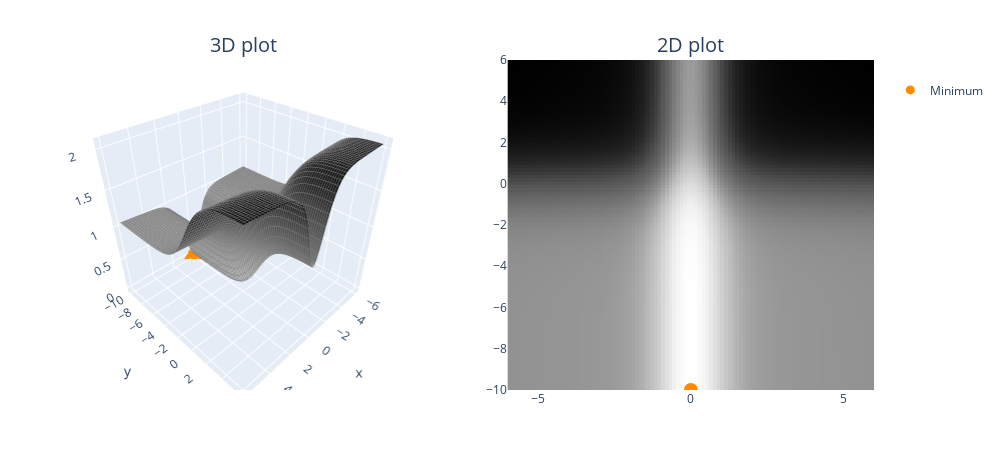

Notebook code cell kept with this figure:
### Markdown cell above
## Visualising optimization with pathological curvatures

A pathological curvature is a type of surface that is similar to ravines and is particularly tricky for plain SGD optimization. In words, pathological curvatures typically have a steep gradient in one direction with an optimum at the center, while in a second direction we have a slower gradient towards a (global) optimum. Let’s first create an example surface of this and visualize it. The code below creates 2 visualizations (3D and 2D) and also adds the minimum point to the plot (note this is the min in the visible region, not the global minimum).

### Code cell
def pathological_curve_loss(x: Tensor, y: Tensor):
    # Example of a pathological curvature. There are many more possible, feel free to experiment here!
    x_loss = t.tanh(x) ** 2 + 0.01 * t.abs(x)
    y_loss = t.sigmoid(y)
    return x_loss + y_loss


plot_fn(pathological_curve_loss, min_points=[(0, "y_min")])

### Figure 1 — Plotly figure (JSON) as saved in the notebook; plotly's stock layout.template omitted (floating-point values rounded to 4 significant figures; data arrays with more than 128 entries replaced by an {"elided": "..."} marker saying what was removed)
{"data": [{"colorscale": [[0, "rgb(255,255,255)"], [0.125, "rgb(240,240,240)"], [0.25, "rgb(217,217,217)"], [0.375, "rgb(189,189,189)"], [0.5, "rgb(150,150,150)"], [0.625, "rgb(115,115,115)"], [0.75, "rgb(82,82,82)"], [0.875, "rgb(37,37,37)"], [1, "rgb(0,0,0)"]], "contours": {"x": {"color": "grey", "end": 6, "show": true, "size": 0.2, "start": -6}, "y": {"color": "grey", "end": 6, "show": true, "size": 0.2, "start": -10}}, "hovertemplate": "<b>x</b> = %{x:.2f}<br><b>y</b> = %{y:.2f}<br><b>z</b> = %{z:.2f}</b>", "scene": "scene", "showscale": false, "type": "surface", "x": [-6.0, -5.879, -5.758, -5.636, -5.515, -5.394, -5.273, -5.152, -5.03, -4.909, -4.788, -4.667, -4.545, -4.424, -4.303, -4.182, -4.061, -3.939, -3.818, -3.697, -3.576, -3.455, -3.333, -3.212, -3.091, -2.97, -2.848, -2.727, -2.606, -2.485, -2.364, -2.242, -2.121, -2.0, -1.879, -1.758, -1.636, -1.515, -1.394, -1.273, -1.152, -1.03, -0.9091, -0.7879, -0.6667, -0.5455, -0.4242, -0.303, -0.1818, -0.06061, 0.06061, 0.1818, 0.303, 0.4242, 0.5455, 0.6667, 0.7879, 0.9091, 1.03, 1.152, 1.273, 1.394, 1.515, 1.636, 1.758, 1.879, 2.0, 2.121, 2.242, 2.364, 2.485, 2.606, 2.727, 2.848, 2.97, 3.091, 3.212, 3.333, 3.455, 3.576, 3.697, 3.818, 3.939, 4.061, 4.182, 4.303, 4.424, 4.545, 4.667, 4.788, 4.909, 5.03, 5.152, 5.273, 5.394, 5.515, 5.636, 5.758, 5.879, 6.0], "y": [-10.0, -9.838, -9.677, -9.515, -9.354, -9.192, -9.03, -8.869, -8.707, -8.545, -8.384, -8.222, -8.061, -7.899, -7.737, -7.576, -7.414, -7.253, -7.091, -6.929, -6.768, -6.606, -6.444, -6.283, -6.121, -5.96, -5.798, -5.636, -5.475, -5.313, -5.152, -4.99, -4.828, -4.667, -4.505, -4.343, -4.182, -4.02, -3.859, -3.697, -3.535, -3.374, -3.212, -3.051, -2.889, -2.727, -2.566, -2.404, -2.242, -2.081, -1.919, -1.758, -1.596, -1.434, -1.273, -1.111, -0.9495, -0.7879, -0.6263, -0.4646, -0.303, -0.1414, 0.0202, 0.1818, 0.3434, 0.5051, 0.6667, 0.8283, 0.9899, 1.152, 1.313, 1.475, 1.636, 1.798, 1.96, 2.121, 2.283, 2.444, 2.606, 2.768, 2.929, 3.091, 3.253, 3.414, 3.576, 3.737, 3.899, 4.061, 4.222, 4.384, 4.545, 4.707, 4.869, 5.03, 5.192, 5.354, 5.515, 5.677, 5.838, 6.0], "z": {"elided": "100x100 float values"}}, {"colorscale": [[0, "rgb(255,255,255)"], [0.125, "rgb(240,240,240)"], [0.25, "rgb(217,217,217)"], [0.375, "rgb(189,189,189)"], [0.5, "rgb(150,150,150)"], [0.625, "rgb(115,115,115)"], [0.75, "rgb(82,82,82)"], [0.875, "rgb(37,37,37)"], [1, "rgb(0,0,0)"]], "customdata": {"elided": "100x100 float values"}, "hovertemplate": "<b>x</b> = %{x:.2f}<br><b>y</b> = %{y:.2f}<br><b>z</b> = %{customdata:.2f}</b>", "showscale": false, "type": "heatmap", "x": [-6.0, -5.879, -5.758, -5.636, -5.515, -5.394, -5.273, -5.152, -5.03, -4.909, -4.788, -4.667, -4.545, -4.424, -4.303, -4.182, -4.061, -3.939, -3.818, -3.697, -3.576, -3.455, -3.333, -3.212, -3.091, -2.97, -2.848, -2.727, -2.606, -2.485, -2.364, -2.242, -2.121, -2.0, -1.879, -1.758, -1.636, -1.515, -1.394, -1.273, -1.152, -1.03, -0.9091, -0.7879, -0.6667, -0.5455, -0.4242, -0.303, -0.1818, -0.06061, 0.06061, 0.1818, 0.303, 0.4242, 0.5455, 0.6667, 0.7879, 0.9091, 1.03, 1.152, 1.273, 1.394, 1.515, 1.636, 1.758, 1.879, 2.0, 2.121, 2.242, 2.364, 2.485, 2.606, 2.727, 2.848, 2.97, 3.091, 3.212, 3.333, 3.455, 3.576, 3.697, 3.818, 3.939, 4.061, 4.182, 4.303, 4.424, 4.545, 4.667, 4.788, 4.909, 5.03, 5.152, 5.273, 5.394, 5.515, 5.636, 5.758, 5.879, 6.0], "xaxis": "x", "y": [-10.0, -9.838, -9.677, -9.515, -9.354, -9.192, -9.03, -8.869, -8.707, -8.545, -8.384, -8.222, -8.061, -7.899, -7.737, -7.576, -7.414, -7.253, -7.091, -6.929, -6.768, -6.606, -6.444, -6.283, -6.121, -5.96, -5.798, -5.636, -5.475, -5.313, -5.152, -4.99, -4.828, -4.667, -4.505, -4.343, -4.182, -4.02, -3.859, -3.697, -3.535, -3.374, -3.212, -3.051, -2.889, -2.727, -2.566, -2.404, -2.242, -2.081, -1.919, -1.758, -1.596, -1.434, -1.273, -1.111, -0.9495, -0.7879, -0.6263, -0.4646, -0.303, -0.1414, 0.0202, 0.1818, 0.3434, 0.5051, 0.6667, 0.8283, 0.9899, 1.152, 1.313, 1.475, 1.636, 1.798, 1.96, 2.121, 2.283, 2.444, 2.606, 2.768, 2.929, 3.091, 3.253, 3.414, 3.576, 3.737, 3.899, 4.061, 4.222, 4.384, 4.545, 4.707, 4.869, 5.03, 5.192, 5.354, 5.515, 5.677, 5.838, 6.0], "yaxis": "y", "z": {"elided": "100x100 float values"}}, {"marker": {"color": "darkorange", "size": 9}, "mode": "markers", "name": "<br>Minimum<br>", "showlegend": true, "type": "scatter3d", "x": [0], "y": [-10], "z": [4.54e-05]}, {"marker": {"color": "darkorange", "size": 14}, "mode": "markers", "showlegend": false, "type": "scatter", "x": [0], "y": [-10]}], "layout": {"annotations": [{"font": {"size": 20}, "showarrow": false, "text": "3D plot", "x": 0.225, "xanchor": "center", "xref": "paper", "y": 1, "yanchor": "bottom", "yref": "paper"}, {"font": {"size": 20}, "showarrow": false, "text": "2D plot", "x": 0.775, "xanchor": "center", "xref": "paper", "y": 1, "yanchor": "bottom", "yref": "paper"}], "height": 450, "margin": {"b": 60, "l": 60, "r": 60, "t": 60}, "scene": {"aspectmode": "cube", "domain": {"x": [0, 0.45], "y": [0, 1]}}, "title": {"font": {"size": 40}}, "width": 1000, "xaxis": {"anchor": "y", "domain": [0.55, 1], "range": [-6, 6]}, "yaxis": {"anchor": "x", "domain": [0, 1], "range": [-10, 6]}}}
